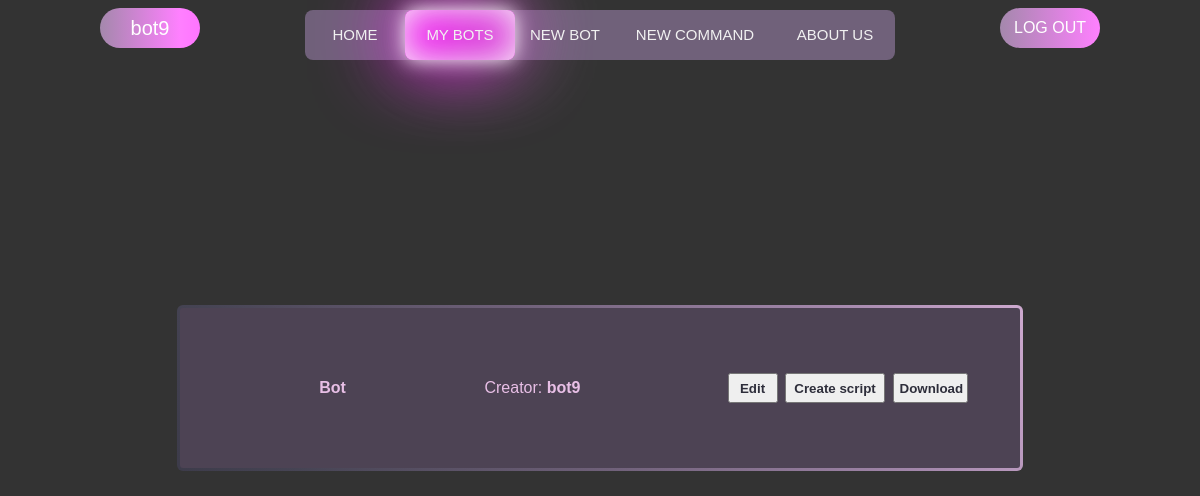
The app's page /bots/ (signed in), older data.
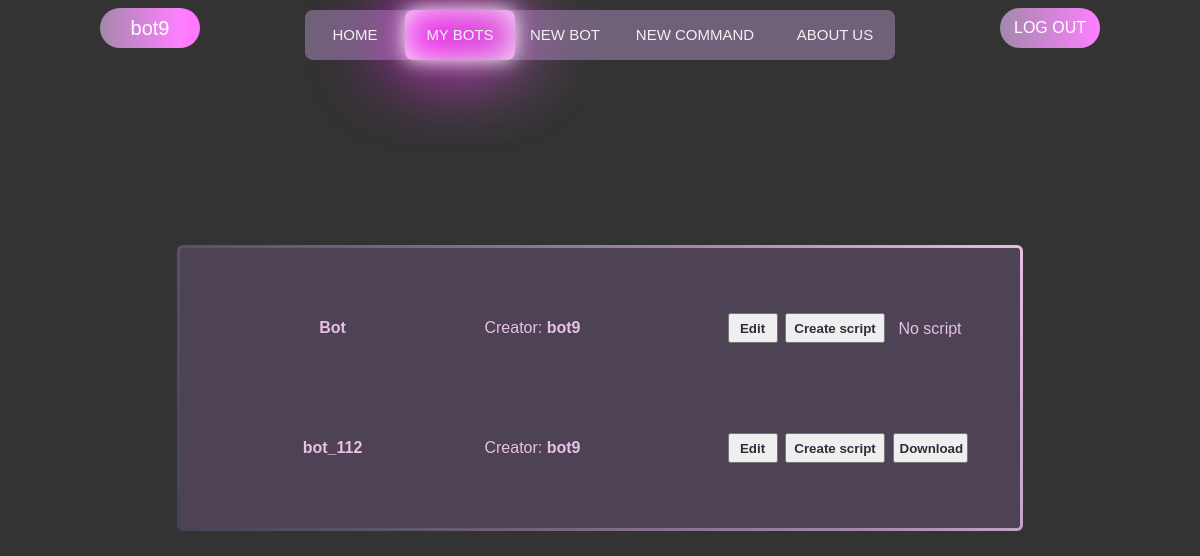
The same page, newer data.
### constructor/models.py (models this page shows, shortened)
class Bot(models.Model):
    user = models.ForeignKey(User, on_delete=models.CASCADE, null=True, blank=True)
    bot_username = models.CharField("Bot's username", max_length=30)
    bot_token = models.CharField("Bot's token", max_length=50, null=False)
    has_script = models.BooleanField('Has script?', default=False)
    script_path = models.CharField('Path', default='', max_length=70)

### authentication/models.py (models this page shows)
class CustomUser(AbstractUser):
    email = models.EmailField('Email', unique=True)
    avatar = models.ImageField('Avatar', blank=True, upload_to=f'avatars/')
    telegram_id = models.CharField('Telegram id', blank=True, max_length=40)
    def __str__(self):
        return self.username

### constructor/views.py (the view, shortened to what this page needs)
# urls.py: path('', BotList.as_view(), name='bots')
class BotList(LoginRequiredMixin, View):
    model = Bot
    template_name = 'constructor/bots-list.html'
    context_object_name = 'bots'
    def get(self, request):
        return render(request,
                      self.template_name,
                      context={
                          "bots": Bot.objects.all().filter(user=self.request.user),
                          "commands": Command.objects.all()
                      }
                      )

### constructor/templates/constructor/bots-list.html (shortened to what this page needs)
{% extends 'main/base.html' %}
{% load static %}
{% block links %}
    <link rel="stylesheet" href="{% static 'constructor/css/bot_list.css' %}">
    <link rel="stylesheet" href="https://cdn.jsdelivr.net/npm/bootstrap-icons@1.9.1/font/bootstrap-icons.css">
{% endblock %}
{% block div-animation %}<div class="animation start-bots"></div>{% endblock %}
{% block content %}
    <main>
        <div class="tasks-list gradient-border">
                    {% for bot in bots %}
                        <div class="overtask">
                            <div class="task">
                                <div class="task-content">
                                    <p><strong>{{bot.bot_username}}</strong></p>
                                    <p>Creator: <strong>{{ bot.user }}</strong> </p>
                                </div>
                                <div class="buttons">
                                    <td><a href="{% url 'bot-edit-page' pk=bot.bot_username %}"><button class="bot-btn edit-btn" type="button">Edit</button></a></td>
                                    <td>
                                            <form method="post">
                                                <button class="bot-btn create-script-btn" type="submit" name="{{ bot.bot_username }} {{ bot.bot_token }}">Create script</button>
                                            </form>
                                    </td>
                                    <td>
                                        {% if bot.has_script %}
                                            <a href="{% get_media_prefix %}{{ bot.script_path }}" download><button class="bot-btn script-btn">Download</button></a>
                                        {% else %}
                                            <a><div class="noss script-btn"><p>No script</p></div></a>
                                        {% endif %}
                                    </td>
                                </div>
                        </div>
                        {% empty %}
                            <h2>Nothing is here...</h2>
                        {% endfor %}
            </div>
        </div>
    </main>
{% endblock %}

Row changes from the older to the newer data that the page shows:
changed Bot "Bot": has_script "Download" → "No script"
added Bot: bot_username "bot_112", user "bot9"
